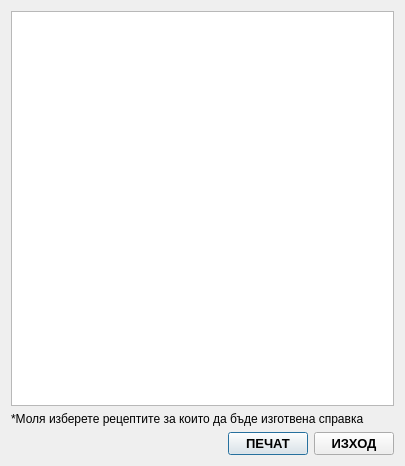
<?xml version="1.0" encoding="UTF-8"?>
<ui version="4.0">
 <class>DialogQueryRcps</class>
 <widget class="QDialog" name="DialogQueryRcps">
  <property name="geometry">
   <rect>
    <x>0</x>
    <y>0</y>
    <width>405</width>
    <height>466</height>
   </rect>
  </property>
  <property name="windowTitle">
   <string>СПРАВКА ЗА РЕЦЕПТИ</string>
  </property>
  <layout class="QVBoxLayout" name="verticalLayout">
   <item>
    <widget class="QListWidget" name="listWidget">
     <property name="font">
      <font>
       <pointsize>10</pointsize>
      </font>
     </property>
    </widget>
   </item>
   <item>
    <widget class="QLabel" name="label">
     <property name="text">
      <string>*Моля изберете рецептите за които да бъде изготвена справка</string>
     </property>
    </widget>
   </item>
   <item>
    <layout class="QHBoxLayout" name="horizontalLayout">
     <item>
      <spacer name="horizontalSpacer">
       <property name="orientation">
        <enum>Qt::Horizontal</enum>
       </property>
       <property name="sizeHint" stdset="0">
        <size>
         <width>40</width>
         <height>20</height>
        </size>
       </property>
      </spacer>
     </item>
     <item>
      <widget class="QPushButton" name="btnPrint">
       <property name="font">
        <font>
         <pointsize>10</pointsize>
         <weight>75</weight>
         <bold>true</bold>
        </font>
       </property>
       <property name="text">
        <string>ПЕЧАТ</string>
       </property>
      </widget>
     </item>
     <item>
      <widget class="QPushButton" name="btnExit">
       <property name="font">
        <font>
         <pointsize>10</pointsize>
         <weight>75</weight>
         <bold>true</bold>
        </font>
       </property>
       <property name="text">
        <string>ИЗХОД</string>
       </property>
      </widget>
     </item>
    </layout>
   </item>
  </layout>
 </widget>
 <resources/>
 <connections>
  <connection>
   <sender>btnExit</sender>
   <signal>clicked()</signal>
   <receiver>DialogQueryRcps</receiver>
   <slot>reject()</slot>
   <hints>
    <hint type="sourcelabel">
     <x>357</x>
     <y>443</y>
    </hint>
    <hint type="destinationlabel">
     <x>202</x>
     <y>232</y>
    </hint>
   </hints>
  </connection>
 </connections>
</ui>
